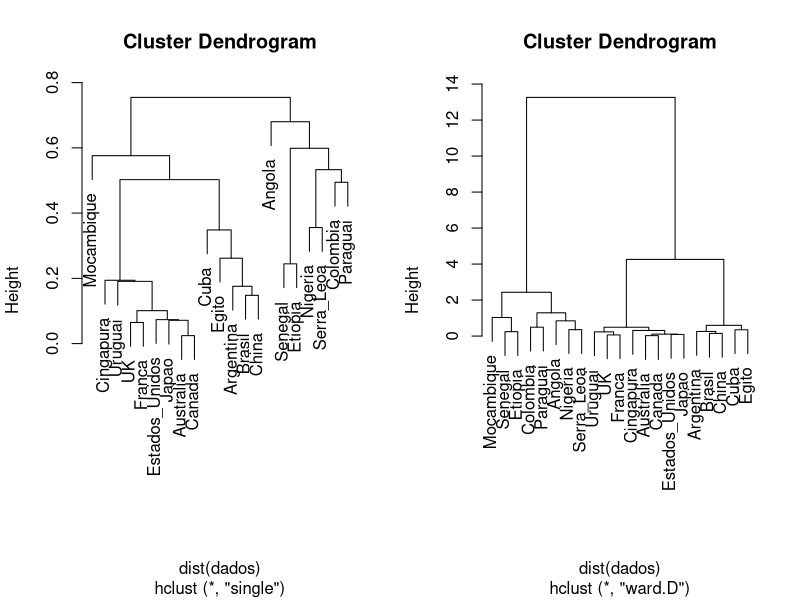
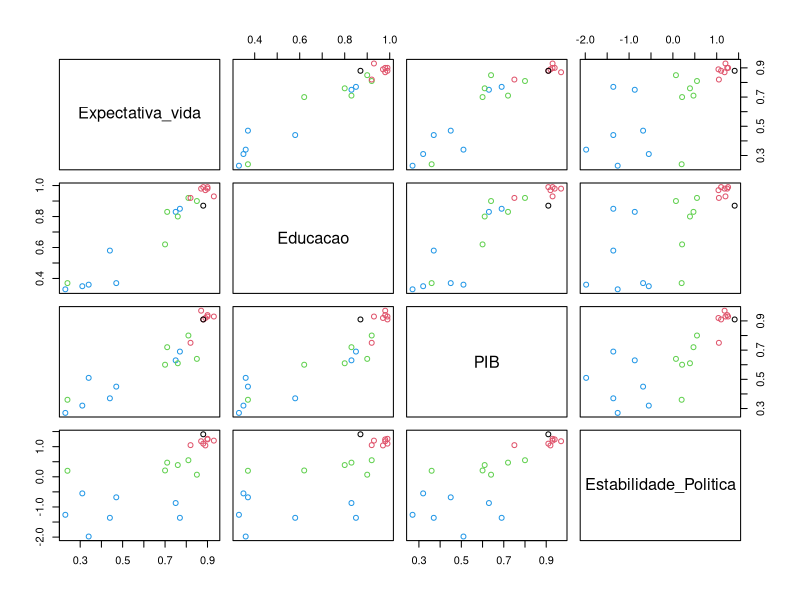

Write the R code that produced these figures, in order.

# Alguns comandos básicos - Análise de Agrupamentos

dados <- read.csv("ONU.csv", header=TRUE)


rownames(dados) <- dados[,1]

dados <- dados[,2:5]

dist(dados)

hclust(dist(dados))

par(mfrow=c(1,2))

plot(hclust(dist(dados), method = 'single'))
plot(hclust(dist(dados), method = 'ward'))



kmeans(dados, 4)

cl  <-  kmeans(dados, 4)

plot(dados, col = cl$cluster)

points(cl$centers, col = 1:5, pch = 8)

sort(cl$cluster)
